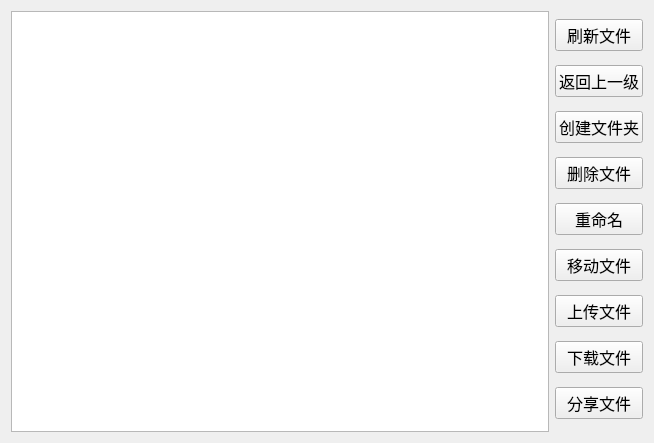
<?xml version="1.0" encoding="UTF-8"?>
<ui version="4.0">
 <class>File</class>
 <widget class="QWidget" name="File">
  <property name="geometry">
   <rect>
    <x>0</x>
    <y>0</y>
    <width>654</width>
    <height>443</height>
   </rect>
  </property>
  <property name="windowTitle">
   <string>文件</string>
  </property>
  <layout class="QHBoxLayout" name="horizontalLayout">
   <item>
    <widget class="QListWidget" name="listWidget"/>
   </item>
   <item>
    <layout class="QVBoxLayout" name="verticalLayout">
     <item>
      <widget class="QPushButton" name="flush_PB">
       <property name="font">
        <font>
         <family>Agency FB</family>
         <pointsize>12</pointsize>
        </font>
       </property>
       <property name="text">
        <string>刷新文件</string>
       </property>
      </widget>
     </item>
     <item>
      <widget class="QPushButton" name="return_PB">
       <property name="font">
        <font>
         <family>Agency FB</family>
         <pointsize>12</pointsize>
        </font>
       </property>
       <property name="text">
        <string>返回上一级</string>
       </property>
      </widget>
     </item>
     <item>
      <widget class="QPushButton" name="mkdir_PB">
       <property name="font">
        <font>
         <family>Agency FB</family>
         <pointsize>12</pointsize>
        </font>
       </property>
       <property name="text">
        <string>创建文件夹</string>
       </property>
      </widget>
     </item>
     <item>
      <widget class="QPushButton" name="del_PB">
       <property name="font">
        <font>
         <family>Agency FB</family>
         <pointsize>12</pointsize>
        </font>
       </property>
       <property name="text">
        <string>删除文件</string>
       </property>
      </widget>
     </item>
     <item>
      <widget class="QPushButton" name="rename_PB">
       <property name="font">
        <font>
         <family>Agency FB</family>
         <pointsize>12</pointsize>
        </font>
       </property>
       <property name="text">
        <string>重命名</string>
       </property>
      </widget>
     </item>
     <item>
      <widget class="QPushButton" name="move_PB">
       <property name="font">
        <font>
         <family>Agency FB</family>
         <pointsize>12</pointsize>
        </font>
       </property>
       <property name="text">
        <string>移动文件</string>
       </property>
      </widget>
     </item>
     <item>
      <widget class="QPushButton" name="upload_PB">
       <property name="font">
        <font>
         <family>Agency FB</family>
         <pointsize>12</pointsize>
        </font>
       </property>
       <property name="text">
        <string>上传文件</string>
       </property>
      </widget>
     </item>
     <item>
      <widget class="QPushButton" name="download_PB">
       <property name="font">
        <font>
         <family>Agency FB</family>
         <pointsize>12</pointsize>
        </font>
       </property>
       <property name="text">
        <string>下载文件</string>
       </property>
      </widget>
     </item>
     <item>
      <widget class="QPushButton" name="share_PB">
       <property name="font">
        <font>
         <family>Agency FB</family>
         <pointsize>12</pointsize>
        </font>
       </property>
       <property name="text">
        <string>分享文件</string>
       </property>
      </widget>
     </item>
    </layout>
   </item>
  </layout>
 </widget>
 <resources/>
 <connections/>
</ui>
